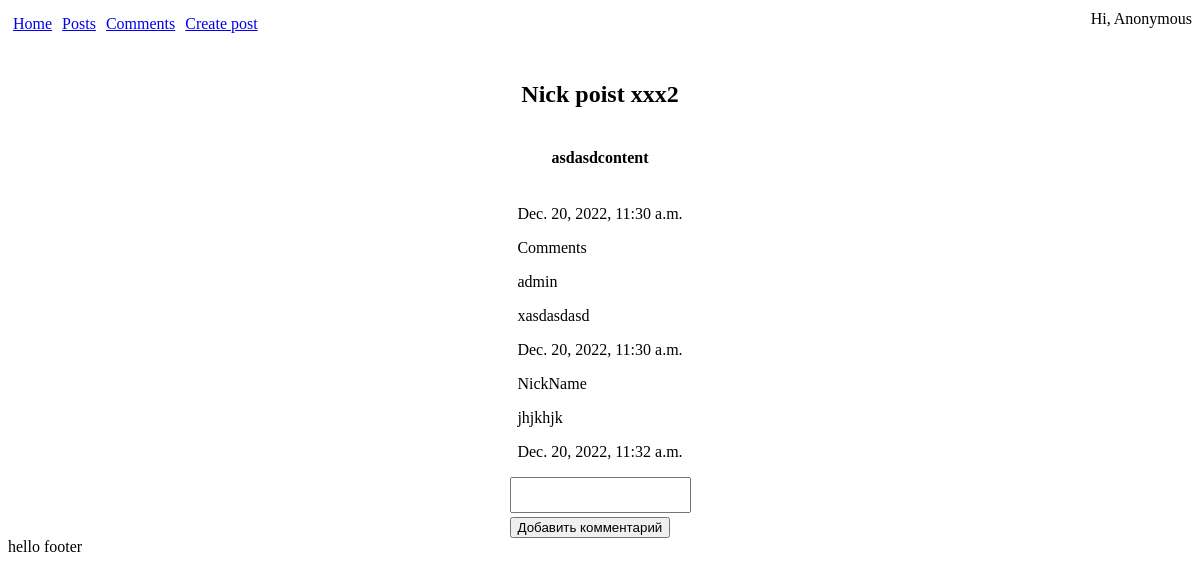
The page /announce/6 on the database its author committed.
### app/models.py (models this page shows, shortened)
class Announcement(models.Model):
    Announcement_author = models.ForeignKey(MyUser, on_delete=models.CASCADE)
    Creation_date = models.DateTimeField(auto_now_add=True)
    Announcement_title = models.CharField(max_length=255)
    Announcement_text = models.TextField(default='content')
    CHOICES = (
        ('Tank', 'Танки'),
        ('Heal', 'Хилы'),
        ('DD', 'ДД'),
        ('Sales', 'Торговецы'),
        ('GM', 'Гилдмастеры'),
        ('QG', 'Квестгиверы'),
        ('BS', 'Кузнецы'),
        ('PS', 'Кожевники'),
        ('Potions', 'Зельевары'),
        ('Magic', 'Мастера заклинаний'),
    )
    Category = models.CharField(max_length=300, choices = CHOICES)

class Comments(models.Model):
    Announcement = models.ForeignKey(Announcement, on_delete = models.CASCADE)
    User = models.ForeignKey(MyUser, on_delete=models.CASCADE)
    Comment = models.TextField(default='comment')
    Comment_date = models.DateTimeField(auto_now_add=True)
    Comment_accepted = models.BooleanField(default = False)

### users/models.py (models this page shows)
class MyUser(AbstractUser):
    user_status = models.BooleanField(default = False)

### app/views.py (the view, shortened to what this page needs)
# urls.py: path('<int:pk>', AnnouncemenDetailView.as_view()),
class AnnouncemenDetailView(DetailView):
    model = Announcement
    template_name = 'announce/announce_detail.html'
    context_object_name = 'Announcement'
    queryset = Announcement.objects.all()
    def get_object(self):
        obj = super().get_object(queryset=self.queryset)
        return obj
    def get_context_data(self, **kwargs):
        context = super().get_context_data(**kwargs)
        context['form'] = AnnouncementForm()
        objFiles= Files.objects.filter(Announcement = self.object)
        data = []
        for file in objFiles:
            file_data =   {'name': file.Name,
                         'type': file.File_type}
            data.append(file_data)
        context['dataFiles'] = data
        objComments = Comments.objects.filter(Announcement = self.object, Comment_accepted = True)
        data = []
        for comment in objComments:
            data.append(comment)
        context['comments'] = data
        return context

### app/forms.py
class AnnouncementForm(ModelForm):
    class Meta:
        model = Announcement
        fields = ['Announcement_title', 'Announcement_text']

### app/templates/announce/announce_detail.html (shortened to what this page needs)
{% extends 'base.html' %}
{% load static %}
{% block content %}
    <div class="announce_detail">
        <h2>{{Announcement.Announcement_title}}</h2>
        <h4>{{Announcement.Announcement_text}}</h4>
        <p>{{Announcement.Creation_date}}</p>
        <div class = "announce_comments">
            Comments
            {% for comment in comments%}
                <p>{{comment.User}}</p>
                <p>{{comment.Comment}}</p>
                <p>{{comment.Comment_date}}</p>
            {% endfor %}
        </div>
        <form method="Post"> {% csrf_token %}
            <div class = "Add_Comment">
                <textarea class = "comment_area" id="CommentInput" name = "CommentArea"></textarea>
                <br>
                <button name = "AddComment">Добавить комментарий</button>
            </div>
        </form>
    </div>
{% endblock %}

### app/static/css/styles.css (style rules this page uses)
.announce_detail { display: flex; justify-content: center; flex-direction: column; align-items: center; }
.comment_area { resize: none; tab-size: 4; }

### rows shown on the page
Announcement: Announcement_title "Nick poist xxx2", Announcement_text "asdasdcontent", Creation_date "Dec. 20, 2022, 11:30 a.m."
Comments: User "admin", Comment "xasdasdasd", Comment_date "Dec. 20, 2022, 11:30 a.m."
Comments: User "NickName", Comment "jhjkhjk", Comment_date "Dec. 20, 2022, 11:32 a.m."
